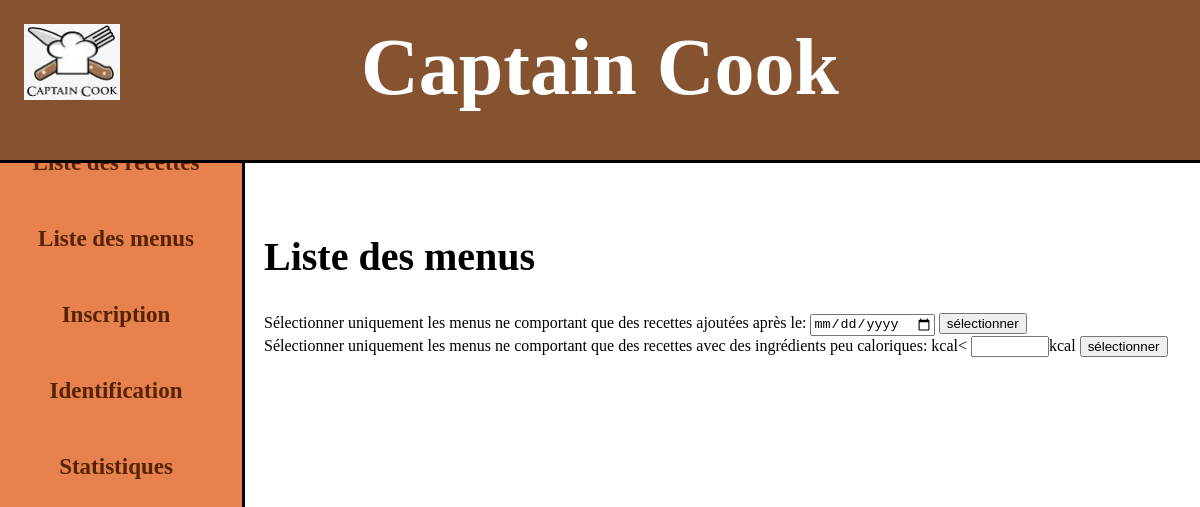
The page /liste_menus.php on the database as committed earlier.
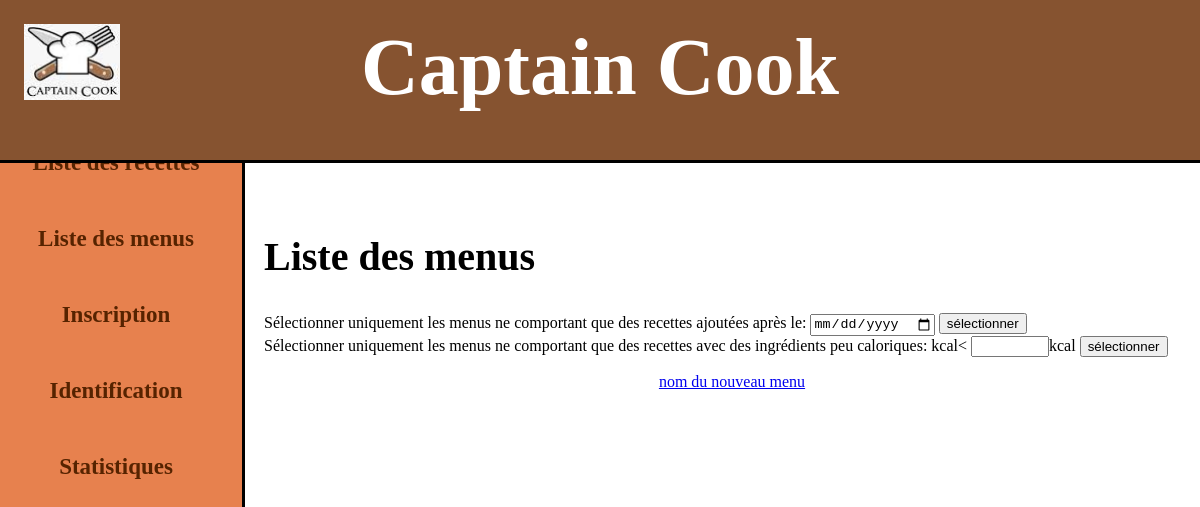
The same page on the database as committed later.
### tables this page shows
CREATE TABLE IF NOT EXISTS `Menu` (
  `id_menu` int(11) NOT NULL AUTO_INCREMENT,
  `nom_menu` varchar(255) NOT NULL,
  `id_internaute` int(11) DEFAULT NULL,
  PRIMARY KEY (`id_menu`),
  KEY `id_internaute` (`id_internaute`)
);

### liste_menus.php (the view, shortened to what this page needs)
<?php include("ouvrir_base.php"); ?>
<!DOCTYPE html>
<html>
<?php include("head_html.php"); ?>
<body>
<?php include("table_matieres.php"); ?>
<section id="contenu">
<h2>Liste des menus</h2>
<form method="post" action="#">
<label for="date">Sélectionner uniquement les menus ne comportant que des recettes ajoutées après le: </label><input type="date" name="date" id="date" placeholder="jj/mm/aaaa" maxlength="10" style="width:80;"/>
<input type="submit" value="sélectionner" />
</form>
<form method="post" action="#">
Sélectionner uniquement les menus ne comportant que des recettes avec des ingrédients peu caloriques: kcal&lt;
<input type="number" name ="kcal_max" id="kcal_max" min="0" required style="width:70px;">kcal
<input type="submit" value="sélectionner" />
</form>
<?php
if(isset($_POST['date']) && !empty($_POST['date'])){
	if(!preg_match("#^[0-3]?[0-9]/(0|1)?[0-9]/[0-2][0-9][0-9][0-9]$#",$_POST['date'])){
		echo "La date doit être au format \"jj/mm/aaa\"<br>";
	}
	else{
		$date_sql = explode('/',$_POST['date']);
		if(!checkdate($date_sql[1],$date_sql[0],$date_sql[2])){
			echo "Cette date n'existe pas";
		}
		else{
			$menus = $bdd->query('SELECT id_menu,nom_menu FROM Menu
								WHERE id_menu NOT IN
								(SELECT M.id_menu FROM Menu M,Contenir_recette C, Recettes_de_cuisine R
								WHERE R.date_ajout < "' . $date_sql[2] .'-'. $date_sql[1] .'-'. $date_sql['0'] .'"
								AND R.id_recette = C.id_recette AND C.id_menu= M.id_menu)
								AND id_menu IN (SELECT id_menu FROM Contenir_recette) ');
			while ($men = $menus->fetch()){
				echo '<p> <a href="affichage_menu.php?id_menu='.$men['id_menu'].'">'. $men['nom_menu'].'</a> </p>';
			}
		}
	}
}
else{
	$menus = $bdd->query('SELECT id_menu,nom_menu FROM Menu');
	while ($men = $menus->fetch()){
		echo '<p> <a href="affichage_menu.php?id_menu='.$men['id_menu'].'">'. $men['nom_menu'].'</a> </p>';
	}
}
?>
</section>
</body>
</html>

### head_html.php (shortened to what this page needs)
<head>
  <link rel="stylesheet" href="style.css" />
</head>

### table_matieres.php (shortened to what this page needs)
<header>
<a href="index.php" title="page d'accueil"><h1>Captain Cook</h1></a>
<a href="index.php"><img src="./images/logo.png" title="Captain Cook" /></a>
</header>
<?php
echo '<nav><ul>';
if(isset($_SESSION['pseudo'])){
	echo
		'<li><a href="liste_recettes.php">Liste des recettes</a> </li>
		<li> <a href="liste_menus.php">Liste des menus</a> </li>
		<li> <a href="ajouter_recette.php"> Ajouter une recette</a> </li>
		<li> <a href="ajouter_menu.php">Ajouter un menu</a></li>
		<li> <a href="statistiques.php">Statistiques</a></li>
		<li> <a href="mon_compte.php">Mon compte</a></li>';
}
else{
	echo
		'<li> <a href="liste_recettes.php">Liste des recettes</a> </li>
		<li> <a href="liste_menus.php">Liste des menus</a> </li>
		<li> <a href="inscription.php">Inscription</a> </li>
		<li> <a href="identification.php">Identification</a> </li>
		<li> <a href="statistiques.php">Statistiques</a></li>';
}
echo '</ul></nav>';
?>

### style.css (style rules this page uses)
header { position:absolute; z-index:2; width:100%; height:20%; left:0; top:0; border-bottom: solid black; background-color:#865330; }
header h1 { margin:0; padding:0; margin-top:1.8%; position:relative; text-align:center; font-size:80px; color:white; }
header a { text-decoration:none; }
header img { position:absolute; top:15%; left:2%; width:8%; }
nav { z-index:1; position:fixed; top: -20px; left: -10px; height:100%; border-right: solid black; margin:0; padding:0; padding-top:10%; width:21%; background-color:#E7814E; }
nav ul { padding-left:6%; padding-right:6%; text-align:center; }
nav li { margin-top:50px; list-style-type:none; margin-left:0; font-size:23px; font-weight:bold; }
nav a { text-decoration:none; color:#562300; }
section[id=contenu] { position:absolute; top:25%; left:21%; width: 78%; padding-left:1%; }
section[id=contenu] h2 { font-size:40px; }
p { text-align: center; }

Rows that differ between the two databases and show on the page:
added menu: nom_menu "nom du nouveau menu"
